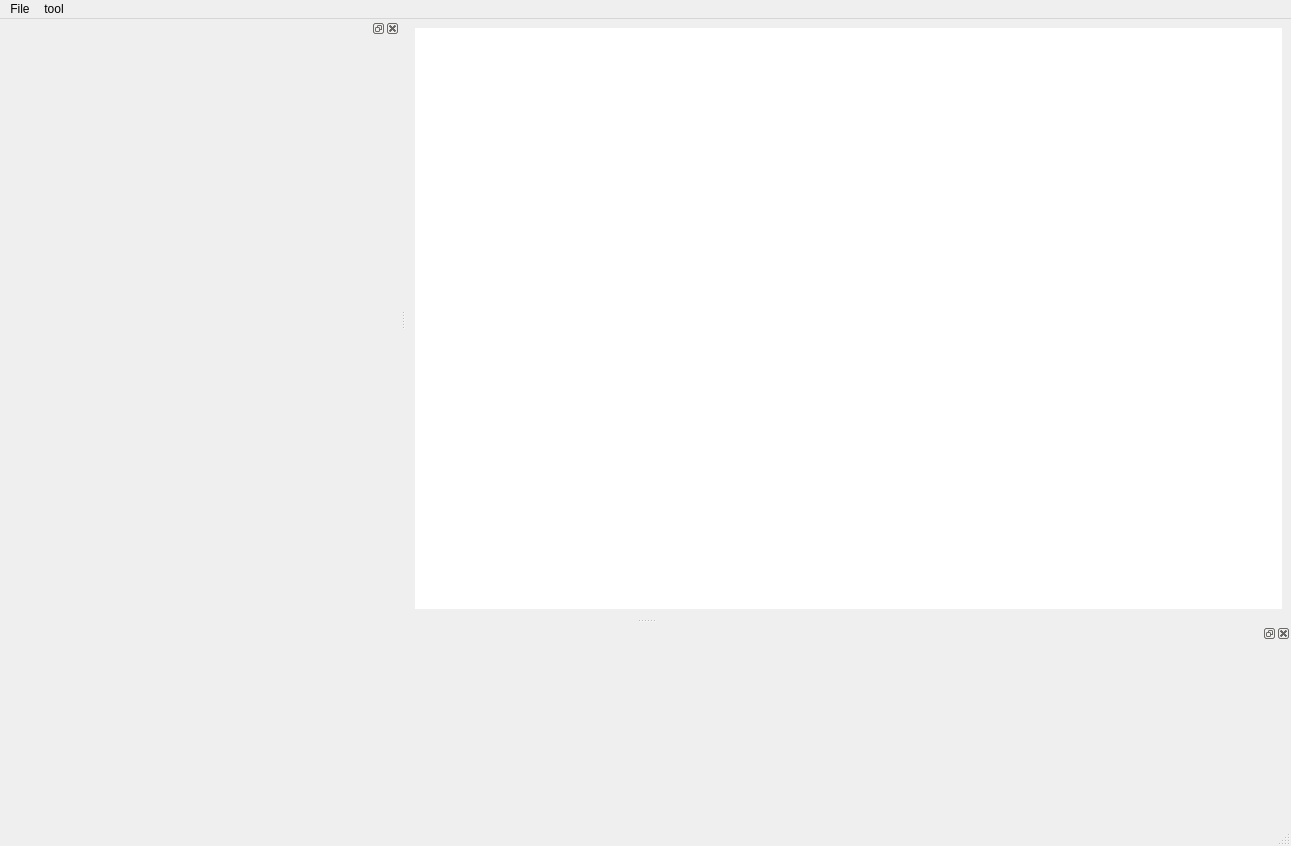
<?xml version="1.0" encoding="UTF-8"?>
<ui version="4.0">
 <class>MainWindow</class>
 <widget class="QMainWindow" name="MainWindow">
  <property name="enabled">
   <bool>true</bool>
  </property>
  <property name="geometry">
   <rect>
    <x>0</x>
    <y>0</y>
    <width>1291</width>
    <height>846</height>
   </rect>
  </property>
  <property name="sizePolicy">
   <sizepolicy hsizetype="Maximum" vsizetype="Maximum">
    <horstretch>0</horstretch>
    <verstretch>0</verstretch>
   </sizepolicy>
  </property>
  <property name="minimumSize">
   <size>
    <width>800</width>
    <height>600</height>
   </size>
  </property>
  <property name="windowTitle">
   <string>MainWindow</string>
  </property>
  <widget class="QWidget" name="centralwidget">
   <property name="sizePolicy">
    <sizepolicy hsizetype="MinimumExpanding" vsizetype="Expanding">
     <horstretch>0</horstretch>
     <verstretch>0</verstretch>
    </sizepolicy>
   </property>
   <layout class="QVBoxLayout" name="verticalLayout">
    <item>
     <widget class="QMdiArea" name="mdiArea">
      <property name="background">
       <brush brushstyle="SolidPattern">
        <color alpha="255">
         <red>255</red>
         <green>255</green>
         <blue>255</blue>
        </color>
       </brush>
      </property>
     </widget>
    </item>
   </layout>
  </widget>
  <widget class="QMenuBar" name="menubar">
   <property name="geometry">
    <rect>
     <x>0</x>
     <y>0</y>
     <width>1291</width>
     <height>33</height>
    </rect>
   </property>
   <widget class="QMenu" name="menuFile">
    <property name="title">
     <string>File</string>
    </property>
   </widget>
   <widget class="QMenu" name="menutool">
    <property name="title">
     <string>tool</string>
    </property>
   </widget>
   <addaction name="menuFile"/>
   <addaction name="menutool"/>
  </widget>
  <widget class="QStatusBar" name="statusbar"/>
  <widget class="QDockWidget" name="dockWidget_3">
   <property name="minimumSize">
    <size>
     <width>400</width>
     <height>300</height>
    </size>
   </property>
   <attribute name="dockWidgetArea">
    <number>1</number>
   </attribute>
   <widget class="QWidget" name="dockWidgetContents_4"/>
  </widget>
  <widget class="QDockWidget" name="dockWidget_5">
   <property name="minimumSize">
    <size>
     <width>82</width>
     <height>200</height>
    </size>
   </property>
   <attribute name="dockWidgetArea">
    <number>8</number>
   </attribute>
   <widget class="QWidget" name="dockWidgetContents_6"/>
  </widget>
 </widget>
 <resources/>
 <connections/>
</ui>
